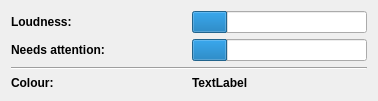
   <widget class="QWidget" name="tabBird">
    <attribute name="title">
     <string>Species Attributes</string>
    </attribute>
    <layout class="QVBoxLayout" name="verticalLayout_7">
     <item>
      <layout class="QHBoxLayout" name="likesTravel_4">
       <item>
        <widget class="QLabel" name="lbLikesTravel_4">
         <property name="minimumSize">
          <size>
           <width>175</width>
           <height>0</height>
          </size>
         </property>
         <property name="font">
          <font>
           <weight>75</weight>
           <bold>true</bold>
          </font>
         </property>
         <property name="text">
          <string>Loudness:</string>
         </property>
        </widget>
       </item>
       <item>
        <widget class="QProgressBar" name="barLoudnessBird">
         <property name="minimumSize">
          <size>
           <width>175</width>
           <height>0</height>
          </size>
         </property>
         <property name="minimum">
          <number>-1</number>
         </property>
         <property name="maximum">
          <number>4</number>
         </property>
         <property name="value">
          <number>0</number>
         </property>
         <property name="textVisible">
          <bool>false</bool>
         </property>
        </widget>
       </item>
      </layout>
     </item>
     <item>
      <layout class="QHBoxLayout" name="likesTravel_5">
       <item>
        <widget class="QLabel" name="lbLikesTravel_5">
         <property name="minimumSize">
          <size>
           <width>175</width>
           <height>0</height>
          </size>
         </property>
         <property name="font">
          <font>
           <weight>75</weight>
           <bold>true</bold>
          </font>
         </property>
         <property name="text">
          <string>Needs attention:</string>
         </property>
        </widget>
       </item>
       <item>
        <widget class="QProgressBar" name="barAttentionBird">
         <property name="minimumSize">
          <size>
           <width>175</width>
           <height>0</height>
          </size>
         </property>
         <property name="minimum">
          <number>-1</number>
         </property>
         <property name="maximum">
          <number>4</number>
         </property>
         <property name="value">
          <number>0</number>
         </property>
         <property name="textVisible">
          <bool>false</bool>
         </property>
        </widget>
       </item>
      </layout>
     </item>
     <item>
      <widget class="Line" name="line_9">
       <property name="orientation">
        <enum>Qt::Horizontal</enum>
       </property>
      </widget>
     </item>
     <item>
      <layout class="QHBoxLayout" name="horizontalLayout_10">
       <item>
        <widget class="QLabel" name="label_5">
         <property name="font">
          <font>
           <weight>75</weight>
           <bold>true</bold>
          </font>
         </property>
         <property name="text">
          <string>Colour:</string>
         </property>
        </widget>
       </item>
       <item>
        <widget class="QLabel" name="lbColourBird">
         <property name="font">
          <font>
           <weight>75</weight>
           <bold>true</bold>
          </font>
         </property>
         <property name="text">
          <string>TextLabel</string>
         </property>
        </widget>
       </item>
      </layout>
     </item>
    </layout>
   </widget>
